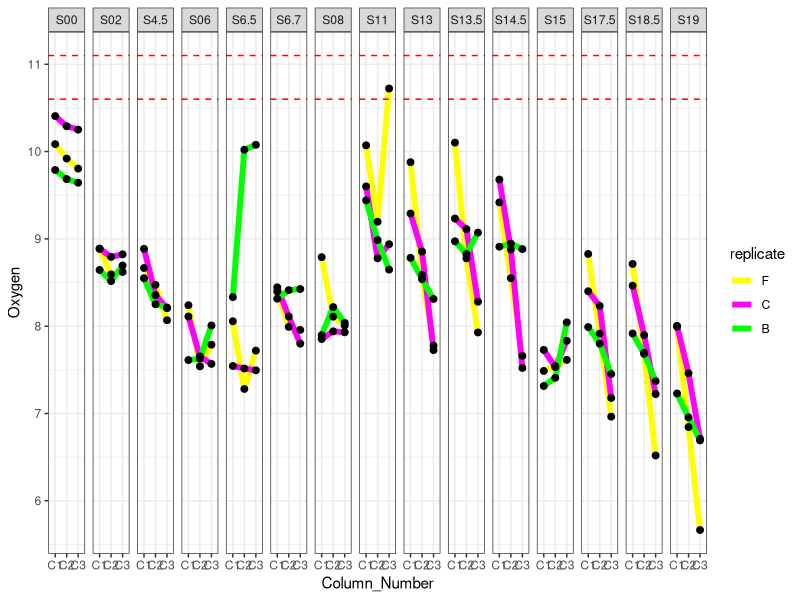
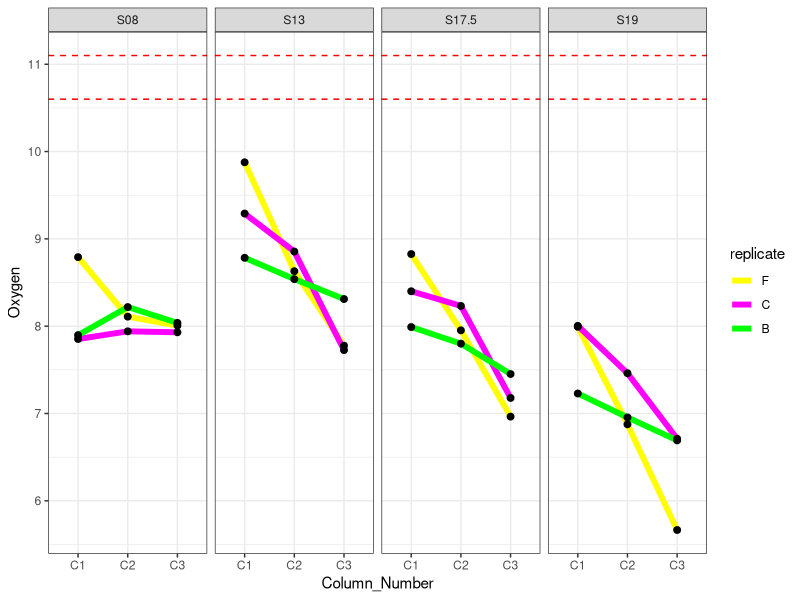

Here is the R script that generated these plots, in order: (Note: this script raises an error after producing the figures.)
library(data.table)
library(ggplot2)

#Take in the data
O2_recalibrated <- fread("data/presense/SELIN_O2_recalibrated.txt", header=T, skip = 1)
data = setDT(O2_recalibrated[,c("Date", "Time", "Value", "Temp", "Pressure","Column_no","Sample_Name", "New_Calibration")])

#Set the classes, this is important for the dates as well as the factors (especially in plotting facets this would come handy)
data[,"Date"] = as.Date(data$Date , format= "%m/%d/%Y")
data[,"Time"]= as.ITime(data$Time)
data[, c("Sample_Name", "Column_no")]=lapply (data[, c("Sample_Name", "Column_no")], as.factor)
levels(data$Sample_Name) = list(S00="S00", S02="S02", S4.5="S4.5", S06="S06", S6.5="S6.5",  S6.7="S6.7", S08= "S08", 
                                   S11="S11", S13="S13", S13.5="S13.5", S14.5="S14.5", S15="S15", S17.5="S17.5", S18.5="S18.5", S19="S19")
data[, c("year", "month", "day") := tstrsplit(Date, "-")]

#Calculate the median or the mean
data_sum=data[,.(Oxygen=median(Value), Temp=median(Temp)), by=c("Column_no",  "day", "month", "Date", "Sample_Name")]
data_sum[, c("replicate", "Column_Number") := tstrsplit(Column_no, "_")]
data_sum$replicate= factor(data_sum$replicate, levels = c("F", "C", "B")) #To change th order of plotting so they are not on top of each other in a bad way

ggplot(data_sum)+
  geom_line(aes(x=Column_Number, y=Oxygen, group=replicate, col=replicate), lwd=2)+
  geom_point(aes(x=Column_Number, y=Oxygen, group=replicate), size=2)+
  geom_hline(yintercept = c(10.6, 11.1), color="red", linetype="dashed")+
  facet_grid(~Sample_Name)+
  theme_bw()+ scale_color_manual(values=c("yellow1", "magenta", "green1"))

# Sample plot with the new calculated F measurements from S11 until S19. 
#the calculation is done using the Presens software but can also be manually calculated provided that the calibration equation is known.
# In this case only the C2 values of the F replicate should show different results 
#(all the F replicate values are recalcualted but C1 and C3 should be quite similar to original values since these had the correct calibration when measuring)
# To exclude a holw set of sampling date use data_sum[!(Sample_Name == "S06"| Sample_Name=="S6.5"| Sample_Name == "S15.7")]

data_sum=data[,.(Oxygen=median(New_Calibration), Temp=median(Temp), Pressure=median(Pressure)), by=c("Column_no",  "day", "month", "Date", "Sample_Name")]
data_sum[, c("replicate", "Column_Number") := tstrsplit(Column_no, "_")]
data_sum$replicate= factor(data_sum$replicate, levels = c("F", "C", "B"))
data_subset=data_sum[Sample_Name%in%c("S08", "S13", "S17.5", "S19")]

ggplot(data_subset)+
  geom_line(aes(x=Column_Number, y=Oxygen, group=replicate, col=replicate), lwd=2)+
  geom_point(aes(x=Column_Number, y=Oxygen, group=replicate), size=2)+
  geom_hline(yintercept = c(10.6, 11.1), color="red", linetype="dashed")+
  facet_grid(~Sample_Name)+
  theme_bw()+ scale_color_manual(values=c("yellow1", "magenta", "green1"))

# The plots are very similar, so we keep the re-calculated measurements
# The S11 F_C3 is still an outlier since this was measured after opening the column. So we're excluding that
# Can also exclude others by putting in the list

write.csv2(file="oxygen_sample_data.csv",x=data_excluded[Sample_Name%in%c("S08",  "S11","S02","S14", "S19", "S13")])

# Reverse plots sample_date~col_no 
data_subset[, lapply(.SD, mean), .SDcols="Oxygen", by=c("Sample_Name", "Column_Number")]

data_subset$Sample_Name=factor(data_subset$Sample_Name,
                               levels=c("S08", "S13", "S17.5", "S19"),
                               labels=c("Day0", "Day3", "Day10", "Day17"))
ggplot(data_subset)+
 geom_boxplot(aes(x=Sample_Name, y=Oxygen, color=Sample_Name), lwd=1)+
  facet_grid(~Column_Number)+
  geom_hline(yintercept = c(10.6, 11.1), color="red", linetype="dashed")+
  theme_bw()+ scale_color_manual(values=c("#bdd5e1", "#a698cc", "#4e8fc8", "#1741a3"))
